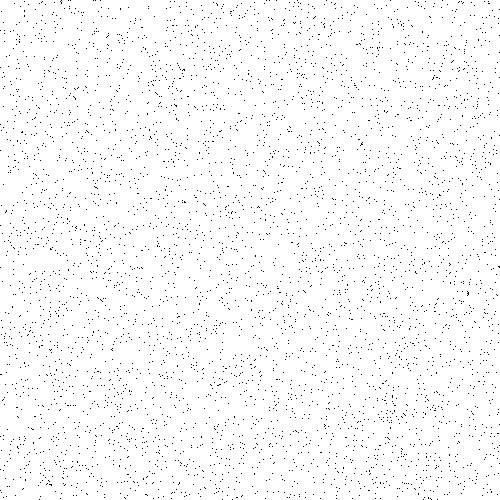
Frame 1 (no input)
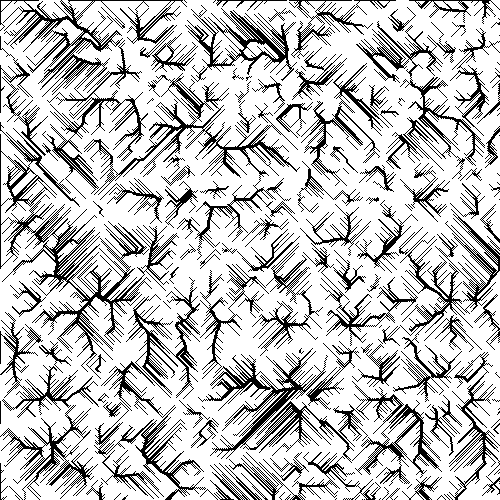
Frame 60 (the mouse pressed at the canvas centre just before this capture)
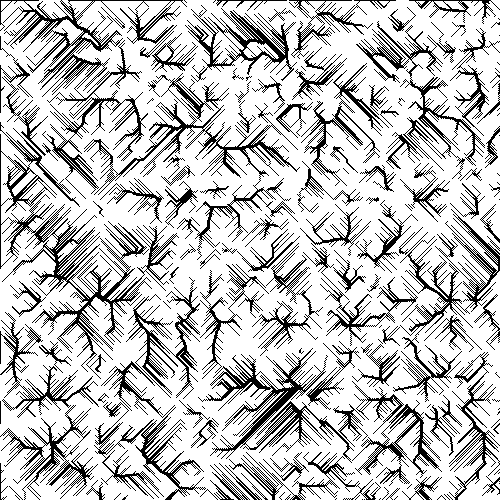
Frame 120 (the mouse held since frame 60 and released just before this capture)

The Processing sketch that drew these frames (run headless with seeded random() and noise(); from frame 60 on, the mouse is pressed at the canvas centre):

// Processing sketch: NoiseViz4
// ── NoiseViz4.pde
class Particle {
  PVector pos;
  Particle() {
    pos=new PVector(random(width), random(height));
    newPos=pos;
  }
  PVector newPos;
  void display() {
    newPos=pos;
    set((int)pos.x, (int)pos.y, color(0));
    float here=perlin(pos.x, pos.y);
    float xmi=perlin(pos.x-1, pos.y)-here;
    float xpl=perlin(pos.x+1, pos.y)-here;
    float ymi=perlin(pos.x,pos.y-1)-here;
    float ypl=perlin(pos.x,pos.y+1)-here;
    float minx=min(xmi,xpl);
    float miny=min(ymi,ypl);
    if(minx==xmi)newPos.x--;
    if(minx==xpl)newPos.x++;
    if(miny==ymi)newPos.y--;
    if(miny==ypl)newPos.y++;
  }
  void collide(Particle other){
    //newPos.x+=random(-1,1);
    //newPos.y+=random(-1,1);
    //other.newPos.x+=random(-5,5);
    //other.newPos.y+=random(-5,5);
  }
}
float perlin(float x, float y) {
  return noise(noiseZoom*x, noiseZoom*y,frameCount*noiseChange);
}
float noiseChange=0.0;
float noiseZoom=0.01;
ArrayList<Particle>particles;
void setup() {
  size(500,500);
  //size(750,750);
  //fullScreen();
  //pixelDensity(2);
  //width*=2;
  //height*=2;
  particles=new ArrayList<Particle>();
  for (int i=0; i<5000; i++) {
    particles.add(new Particle());
  }
  background(255);
}
void draw() {
  if (mousePressed) {
    Particle p=new Particle();
    p.pos.x=mouseX;
    p.pos.y=mouseY;
    particles.add(p);
  }
  //fill(255, 5);
  //rect(0, 0, width, height);
  for (Particle p : particles) {
    p.display();
    for(Particle p1:particles){
      if(p.pos==p1.pos){
        p.collide(p1);
      }
    }
  }
  for(Particle p:particles){
    p.pos=p.newPos;
    if(p.pos.x<0)p.pos.x=width;
    if(p.pos.y<0)p.pos.y=height;
    if(p.pos.x>width)p.pos.x=0;
    if(p.pos.y>height)p.pos.y=0;
  }
}
